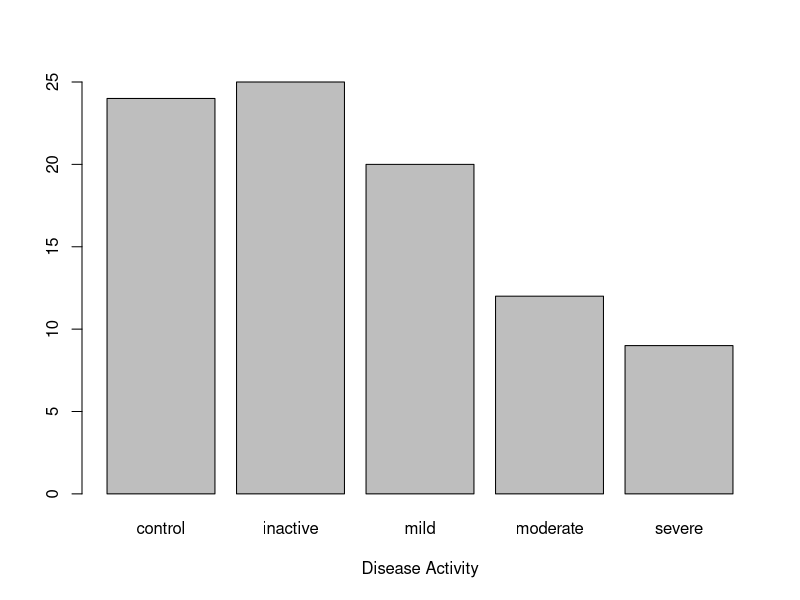
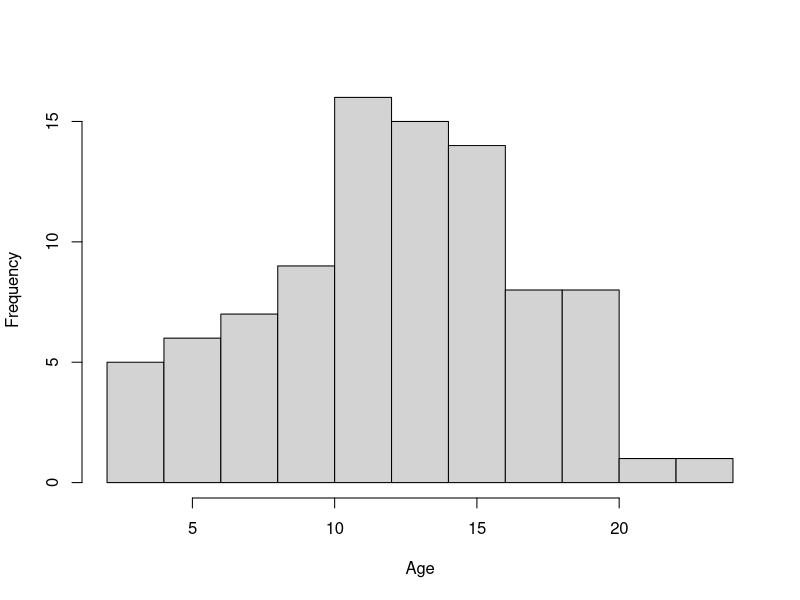
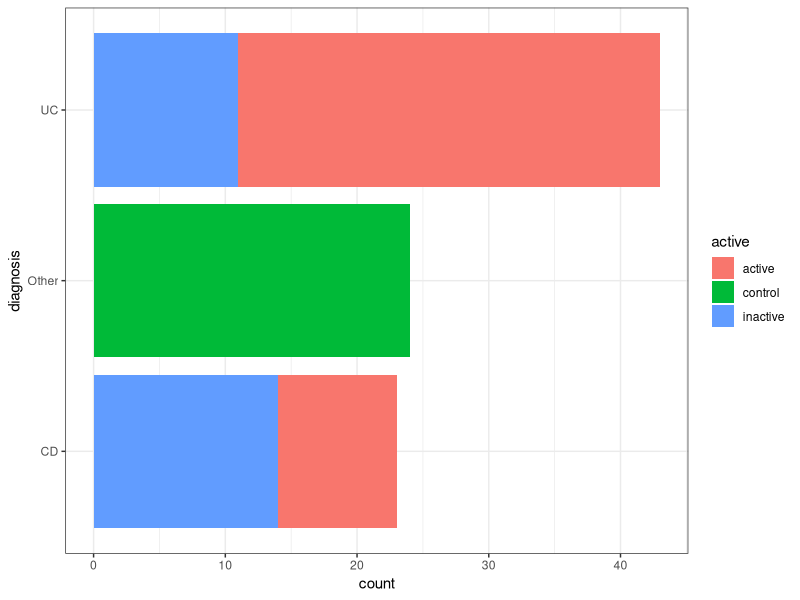
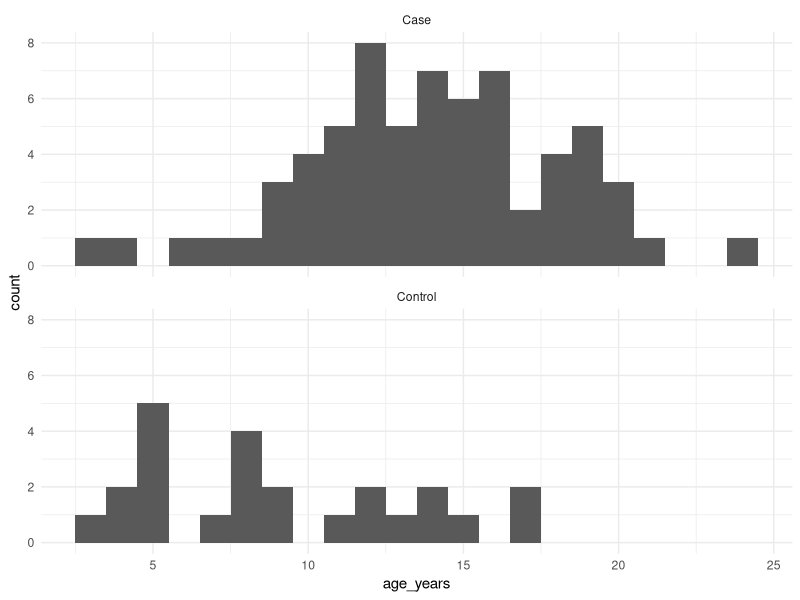
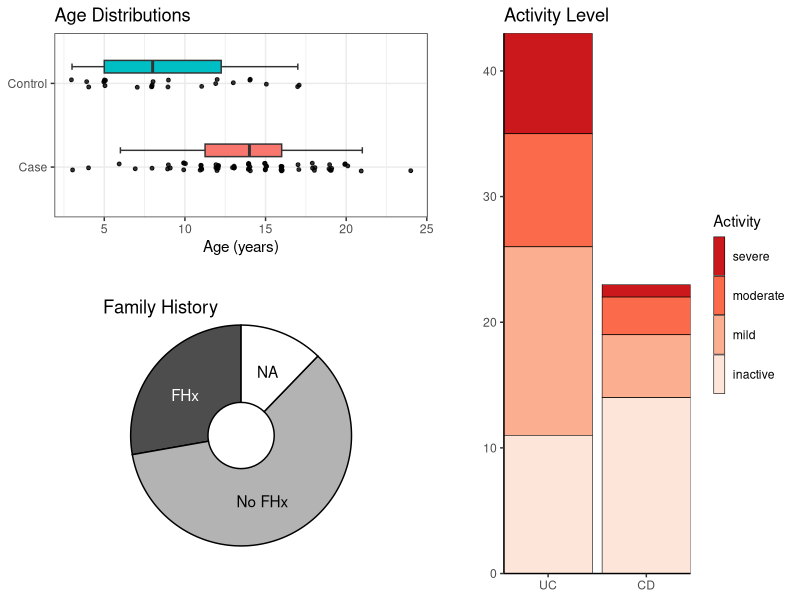
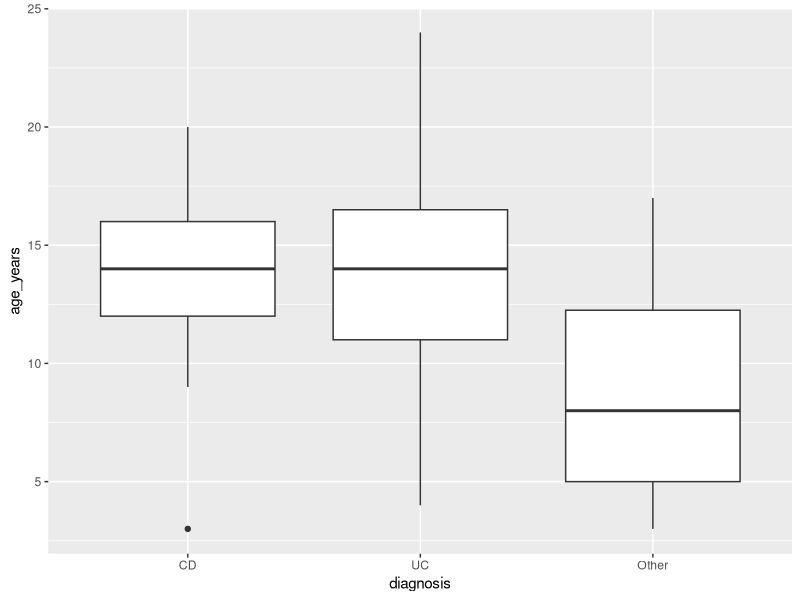
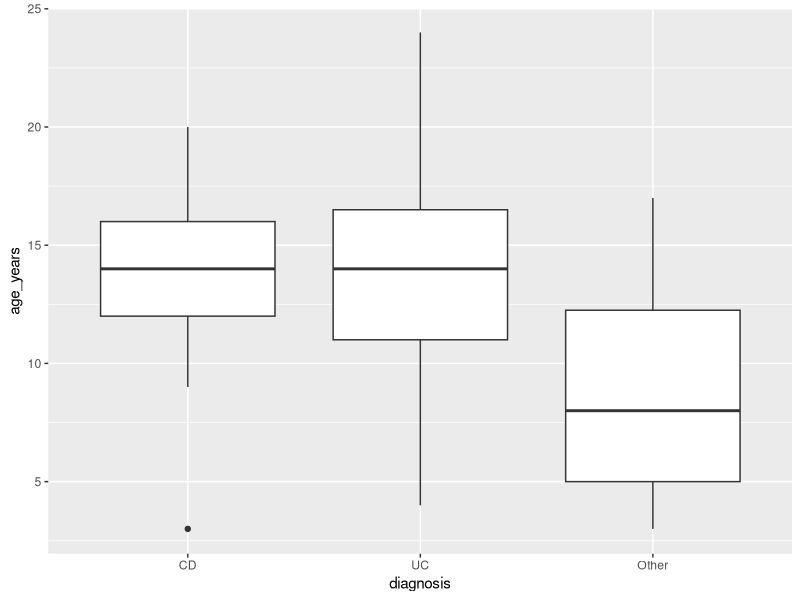

These figures' R source, in order: (Note: this script raises an error after producing the figures.)
## ---- chunk 1
# write code in "chunks" (and comments too, using the # symbol)
print("Hello World")
## ---- chunk 2
# `readxl` is for reading data from Excel files
library(readxl)
## ---- chunk 3
# `writexl` is for writing data to a new Excel file, we'll use this at the end.
library(writexl)
## ---- chunk 4
# the `here` package makes specifying file locations easier
library(here)
## ---- chunk 5
# `tidyverse` is a collection of several packages (dplyr, ggplot2, and others)
library(tidyverse)
## ---- chunk 6
# give your objects short but informative names!
meta <- read_excel(path = here("data/papa2012/papa2012_metadata.xlsx"), na = "NA")
meds <- read_excel(here("data/papa2012/papa2012_metadata.xlsx"), sheet = "treatment")
## ---- chunk 7
# this will work anywhere! (anywhere that the project folder is moved or copied)
meta <- read_excel(path = here("data/papa2012/papa2012_metadata.xlsx"), na = "NA")
## ---- chunk 8
meta
## ---- chunk 9
example_df <- data.frame(alphabet = LETTERS, numbers = 1:26)
## ---- chunk 10
example_tbl <- as_tibble(example_df)
example_tbl
## ---- chunk 11
table(meta$family_history, useNA = "ifany")
## ---- chunk 12
table(meta$age_years, useNA = "ifany")
## ---- chunk 13
meta %>% count(diagnosis)
## ---- chunk 14
meta %>% count(family_history, diagnosis)
## ---- chunk 15
meta %>% summarise(age_mean = mean(age_years), age_sd = sd(age_years))
## ---- chunk 16
meta %>% summarise(age_mean = mean(age_years), age_sd = sd(age_years), .by = diagnosis)
## ---- chunk 17
#| fig-width: 6
#| fig-height: 3
meta$activity %>% table() %>% barplot(xlab = "Disease Activity")
## ---- chunk 18
#| fig-width: 6
#| fig-height: 3
meta$age_years %>% hist(breaks = 10, main = NULL, xlab = "Age")
## ---- chunk 19
#| fig-width: 8
#| fig-height: 3
ggplot(meta) +
  geom_bar(aes(y = diagnosis, fill = active)) +
  theme_bw()
## ---- chunk 20
#| fig-width: 6
#| fig-height: 3
ggplot(meta) +
  geom_histogram(aes(age_years), binwidth = 1) +
  facet_wrap(~case_control, ncol = 1) +
  theme_minimal()
## ---- chunk 21
#| code-fold: true
#| warning: false
#| fig-width: 8
#| fig-height: 6
library(patchwork)

plot_list <- list()

# age boxplot
plot_list$box <- meta %>%
  ggplot(aes(y = case_control, x = age_years)) +
  geom_boxplot(
    mapping = aes(fill = case_control),
    width = 0.15, staplewidth = 0.5, outliers = FALSE,
    position = position_nudge(y = 0.2),
    show.legend = FALSE
  ) +
  geom_jitter(height = 0.05, width = 0.1, alpha = 0.8, size = 1) +
  labs(y = NULL, x = "Age (years)", title = "Age Distributions") +
  theme_bw() +
  theme(plot.margin = margin(b = 20, r = 20))

# plot_list$box

# family history piechart
plot_list$pie <- meta %>%
  ggplot(aes(y = 1, fill = family_history)) +
  geom_bar(position = "stack", colour = "black") +
  scale_fill_manual(
    values = c(fhx = "grey30", nofhx = "grey70"),
    na.value = "white", guide = "none"
  ) +
  annotate("text", x = I(pi / 8), y = I(0.25), label = "NA") +
  annotate("text", x = I(0.9 * pi), y = I(0.25), label = "No FHx") +
  annotate("text", x = I(1.7 * pi), y = I(0.25), label = "FHx", colour = "white") +
  labs(tag = "Family History") +
  labs(x = NULL, y = NULL) +
  coord_radial(expand = FALSE, inner.radius = 0.3) +
  theme_void() +
  theme(plot.tag.location = "panel", plot.margin = margin(t = 10))

# plot_list$pie

# activity barchart
plot_list$bar <- meta %>%
  ggplot(aes(
    x = diagnosis,
    fill = factor(activity, c("severe", "moderate", "mild", "inactive"))
  )) +
  geom_bar(colour = "black", linewidth = 0.2) +
  scale_x_discrete(limits = c("UC", "CD")) +
  scale_fill_brewer(name = "Activity", palette = "Reds", direction = -1) +
  labs(title = "Activity Level", x = NULL, y = NULL) +
  coord_cartesian(ylim = c(0, NA), expand = FALSE) +
  theme_classic() +
  theme(
    plot.margin = margin(l = 20),
    legend.key.height = unit(1, "cm"), legend.key.width = unit(3, "mm")
  )

# plot_list$bar

# assemble with patchwork
wrap_plots(
  A = plot_list$box, C = plot_list$bar,
  B = plot_list$pie, guides = "collect",
  design =
    "AAC
 AAC
 BBC
 BBC
 BBC"
)
## ---- chunk 22
meta
## ---- chunk 23
meds
## ---- chunk 24
all_meta <- left_join(meta, meds)
## ---- chunk 25
# this should do the same thing as the natural join shown above
all_meta <- left_join(meta, meds, by = join_by(ID, diagnosis))
## ---- chunk 26
# create a logical variable, TRUE if patient has family history of IBD
all_meta$ibd_fhx <- all_meta$family_history == "fhx"

# always check the result is what you expected!
all_meta[, c("ID", "family_history", "ibd_fhx")]
## ---- chunk 27
# this is equivalent to the previous block
all_meta <- all_meta %>% mutate(ibd_fhx = family_history == "fhx")

# check the result again
all_meta %>% select(ID, family_history, ibd_fhx)
## ---- chunk 28
#| fig-width: 6
#| fig-height: 3

all_meta %>%
  mutate(diagnosis = factor(diagnosis, levels = c("CD", "UC", "Other"))) %>%
  ggplot(aes(diagnosis, age_years)) +
  geom_boxplot()
## ---- chunk 29
class(all_meta$diagnosis) # no persistent changes, diagnosis is still character!
## ---- chunk 30
#| fig-width: 6
#| fig-height: 3
all_meta <- all_meta %>% mutate(diagnosis = factor(diagnosis, c("CD", "UC", "Other")))
all_meta %>% ggplot(aes(diagnosis, age_years)) +
  geom_boxplot()
## ---- chunk 31
class(all_meta$diagnosis)
## ---- chunk 32
table(all_meta$medication, useNA = "if")
table(all_meta$immunosuppression_level, useNA = "if")
## ---- chunk 33
all_meta <- all_meta %>% mutate(
  medication = if_else(case_control == "Control", true = "none", false = medication),
  immunosuppression_level = if_else(case_control == "Control", true = "none", false = immunosuppression_level)
)

# check the result!
all_meta %>% select(ID, case_control, medication, immunosuppression_level)
## ---- chunk 34
all_meta <- all_meta %>% mutate(
  abx = str_detect(medication, "abx"),
  steroids = str_detect(medication, "steroids"),
  imsp_other = str_detect(medication, "imsp"),
  imsp_any = steroids | imsp_other
)

# check the result!
# all_meta %>% select(case_control, medication, abx, steroids, imsp_other, imsp_any)
## ---- chunk 35
all_meta <- all_meta %>% mutate(
  diagnosis = factor(diagnosis, c("Other", "CD", "UC")),
  active = factor(active, c("control", "inactive", "active")),
  activity = factor(activity, c("control", "inactive", "mild", "moderate", "severe"))
)

# you do the same for immunosuppression_level! don't forget to check the result
## ---- chunk 36
#| include: false
all_meta <- all_meta %>% mutate(
  immunosuppression_level = factor(x = immunosuppression_level, c(
    "none", "level0", "level1", "level2", "level3", "level4"
  ))
)
## ---- chunk 37
output_path <- here("data", "papa2012", "processed")
dir.create(output_path)
## ---- chunk 38
write_xlsx(all_meta, here(output_path, "all_metadata.xlsx"))
## ---- chunk 39
write_csv(all_meta, here(output_path, "all_metadata.csv"))
## ---- chunk 40
saveRDS(all_meta, here(output_path, "all_metadata.rds"))
## ---- chunk 41
sessioninfo::session_info()
